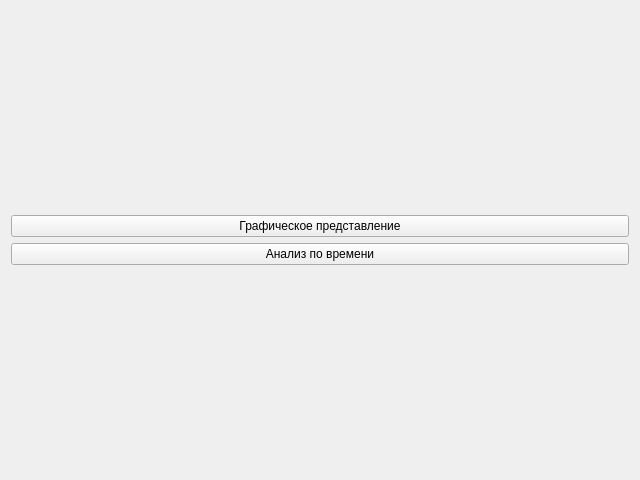
<?xml version="1.0" encoding="UTF-8"?>
<ui version="4.0">
 <class>Menu</class>
 <widget class="QWidget" name="Menu">
  <property name="geometry">
   <rect>
    <x>0</x>
    <y>0</y>
    <width>640</width>
    <height>480</height>
   </rect>
  </property>
  <property name="windowTitle">
   <string>Form</string>
  </property>
  <layout class="QVBoxLayout" name="verticalLayout_2">
   <item>
    <layout class="QVBoxLayout" name="verticalLayout">
     <item>
      <widget class="QPushButton" name="pushButton">
       <property name="text">
        <string>Графическое представление</string>
       </property>
      </widget>
     </item>
     <item>
      <widget class="QPushButton" name="pushButton_2">
       <property name="text">
        <string>Анализ по времени</string>
       </property>
      </widget>
     </item>
    </layout>
   </item>
  </layout>
 </widget>
 <resources/>
 <connections/>
</ui>
